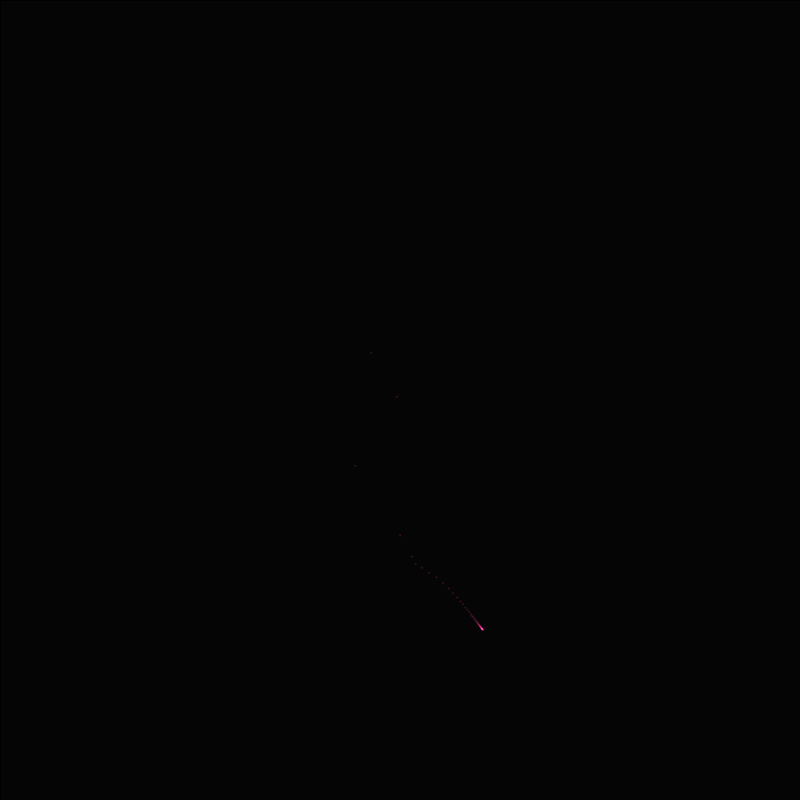
Frame 1 (no input)
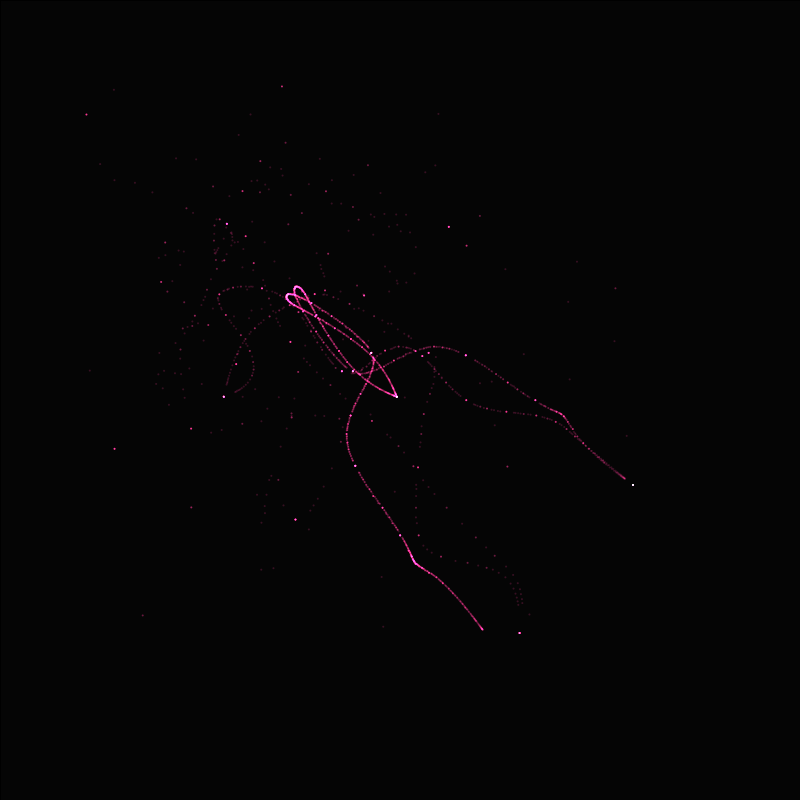
Frame 60 (the mouse pressed at the canvas centre just before this capture)
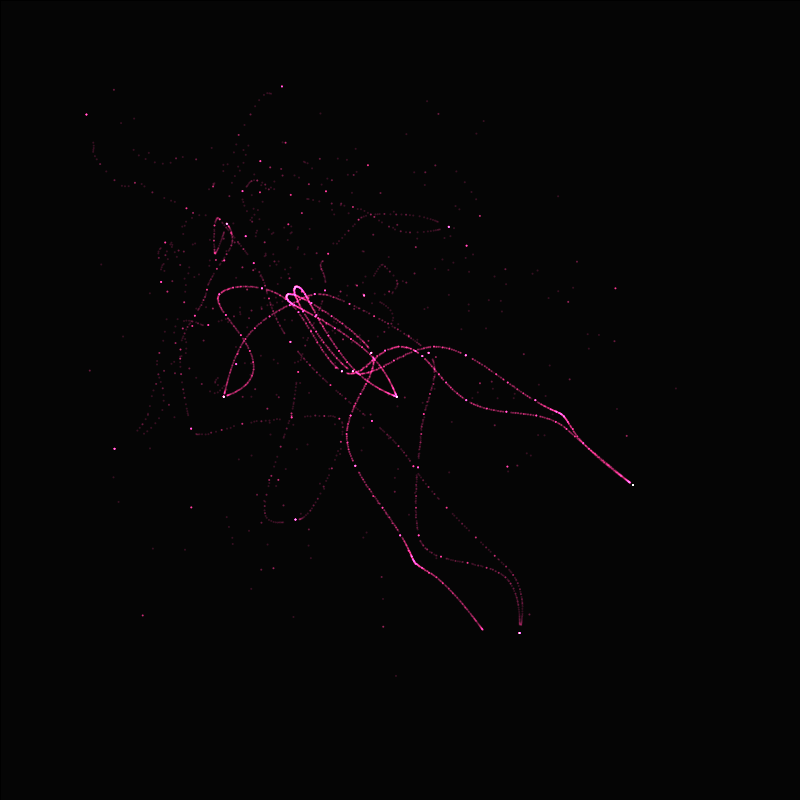
Frame 120 (the mouse held since frame 60 and released just before this capture)

The Processing sketch that drew these frames (run headless with seeded random() and noise(); from frame 60 on, the mouse is pressed at the canvas centre):

// Processing sketch: PerlinNoise
// ── PerlinNoise.pde
float t = 0; // Initialise time

void setup(){
  pixelDensity(2);
  size(800,800);
  background(#050505);
}

void draw(){


  fill(#212121, 0);
  blendMode(NORMAL);
  rect(0,0,width,height);

  // random
  float x = random(0, width);
  float y = random(0, height);
  fill(255);
  noStroke();
  //ellipse(x, y, 7, 7);

  // Perlin Noise
  t = t + 1;
  for(int i = 1; i <= 50; i++){
    float tx = t / i;
    float p = noise(tx);
    float p2 = noise(tx - 2);
    float a = map(p, 0, 1, 0, width);
    float b = map(p2, 0, 1, 0, height);
    fill(#FF3690, 50);
    noStroke();
    blendMode(ADD);
    float size = 2;
    ellipse(a, b, size, size);

  }

}
